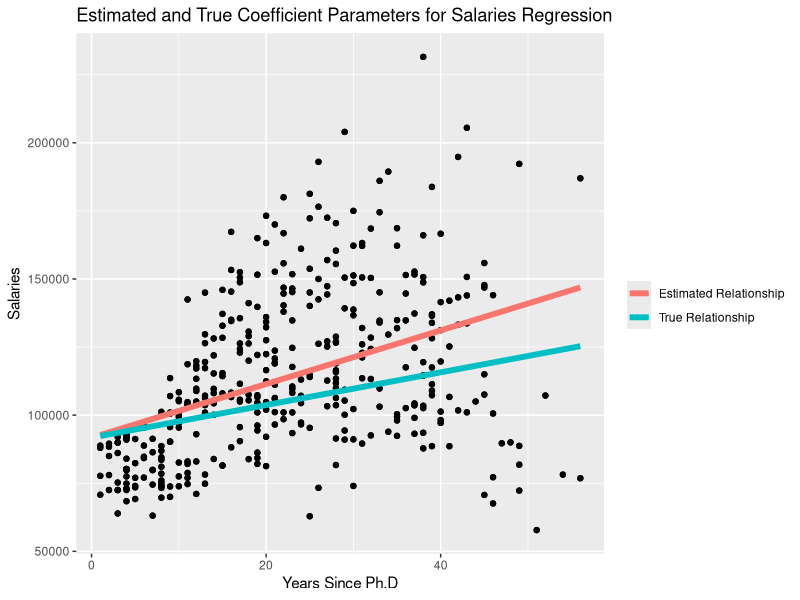
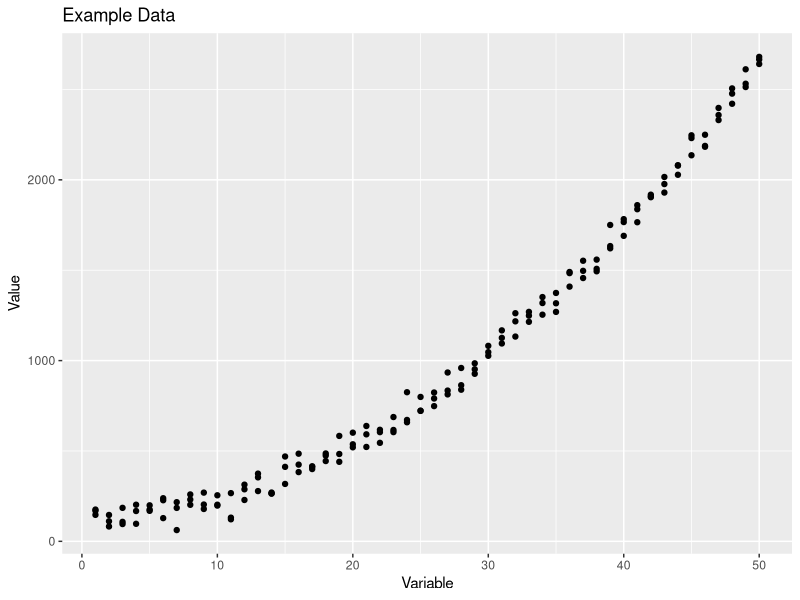
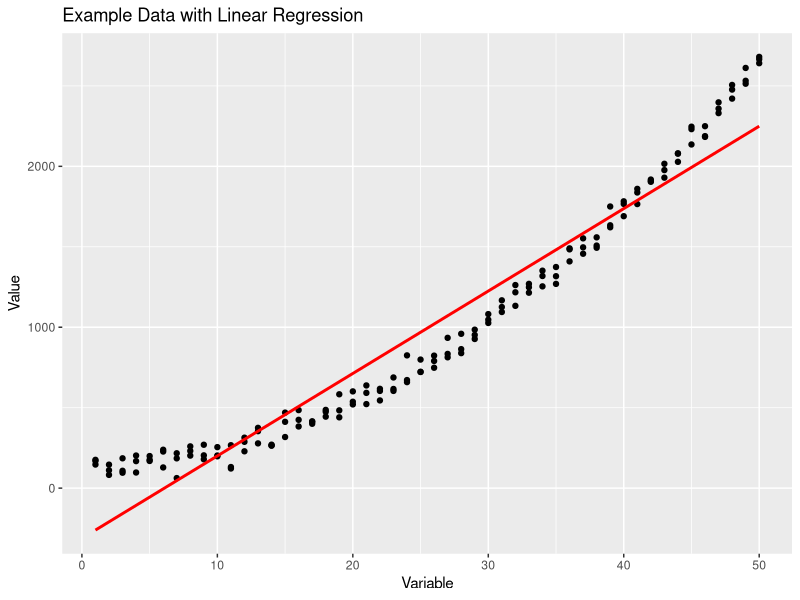
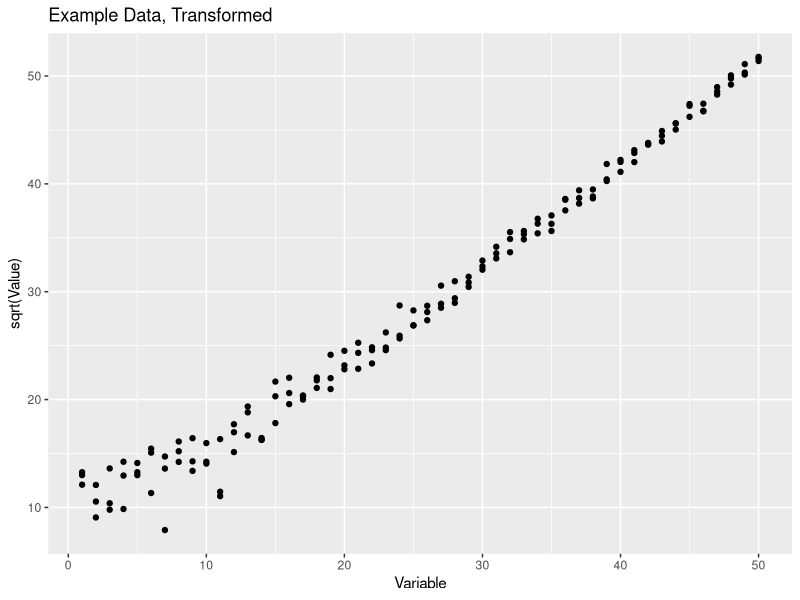
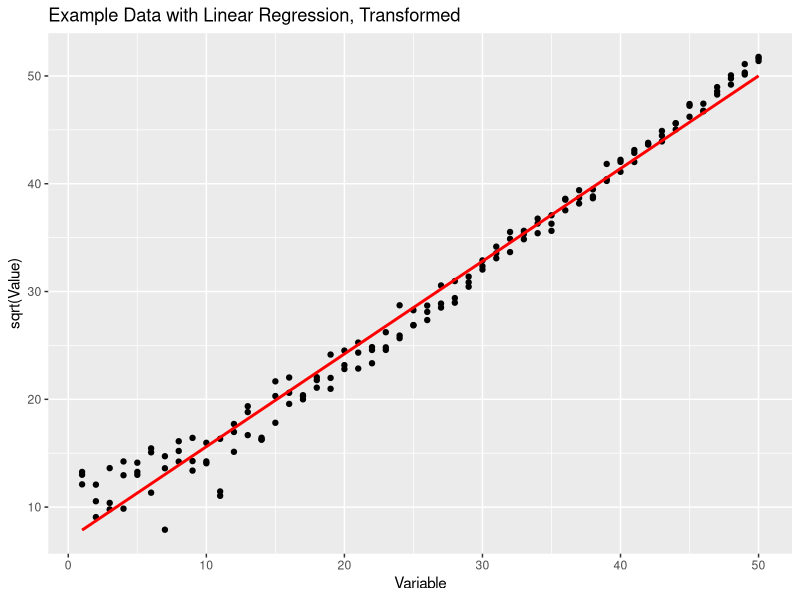

Recreate these plots in R, in order.
## ---- chunk 1
knitr::opts_chunk$set(include = FALSE)
library(data.table)
library(ggplot2)
library(car)

main_dir <- "/Users/bertozzivill/repos/infx572_winter17/module_8/part_2/"
## ---- chunk 2
data(Salaries)
Salaries <- data.table(Salaries)

regress <- lm(salary~yrs.since.phd, data=Salaries)
intercept <- regress$coefficients[["(Intercept)"]]

Salaries[, estimated_relationship:=predict(regress)]
Salaries[, true_relationship:= intercept + yrs.since.phd*600]
Salaries <- melt(Salaries, id.vars=c("yrs.since.phd", "salary"), measure.vars = c("estimated_relationship", "true_relationship"))
Salaries[, variable:= ifelse(variable=="estimated_relationship", "Estimated Relationship", "True Relationship")]

png(paste0(main_dir, "est_true_regression.png"))
ggplot(Salaries, aes(x=yrs.since.phd)) +
  geom_point(aes(y=salary)) +
  geom_line(aes(y=value, color=variable), size=2)+
  labs(title="Estimated and True Coefficient Parameters for Salaries Regression",
       x="Years Since Ph.D",
       y="Salaries",
       color="")
graphics.off()
## ---- chunk 3
## Pause for lots of plotting

n=50
reps=3
example <- data.table(id=rep(1:n, reps))
example[, random:= rnorm(n=n*reps, sd=50)]
example[, value:=id^2+random + abs(min(random)-1)]


reg <- lm(value~id, data=example)
example[, predicted:=predict(reg)]

png(paste0(main_dir, "x2_data.png"))
ggplot(example, aes(x=id)) +
  geom_point(aes(y=value))+
  labs(title="Example Data",
       x="Variable",
       y="Value")
graphics.off()

png(paste0(main_dir, "x2_data_with_regression.png"))
ggplot(example, aes(x=id)) +
  geom_point(aes(y=value))+
  geom_line(aes(y=predicted), color="red", size=1) +
  labs(title="Example Data with Linear Regression",
       x="Variable",
       y="Value")
graphics.off()


example[, new_value:=sqrt(value)]
new_reg <- lm(new_value~id, data=example)

example[, predicted_new:= predict(new_reg)]

png(paste0(main_dir, "x2_data_transformed.png"))
ggplot(example, aes(x=id)) +
  geom_point(aes(y=new_value))+
  labs(title="Example Data, Transformed",
       x="Variable",
       y="sqrt(Value)")
graphics.off()

png(paste0(main_dir, "x2_data_transformed_with_regression.png"))
ggplot(example, aes(x=id)) +
  geom_point(aes(y=new_value))+
  geom_line(aes(y=predicted_new), color="red", size=1) +
  labs(title="Example Data with Linear Regression, Transformed",
       x="Variable",
       y="sqrt(Value)")
graphics.off()

